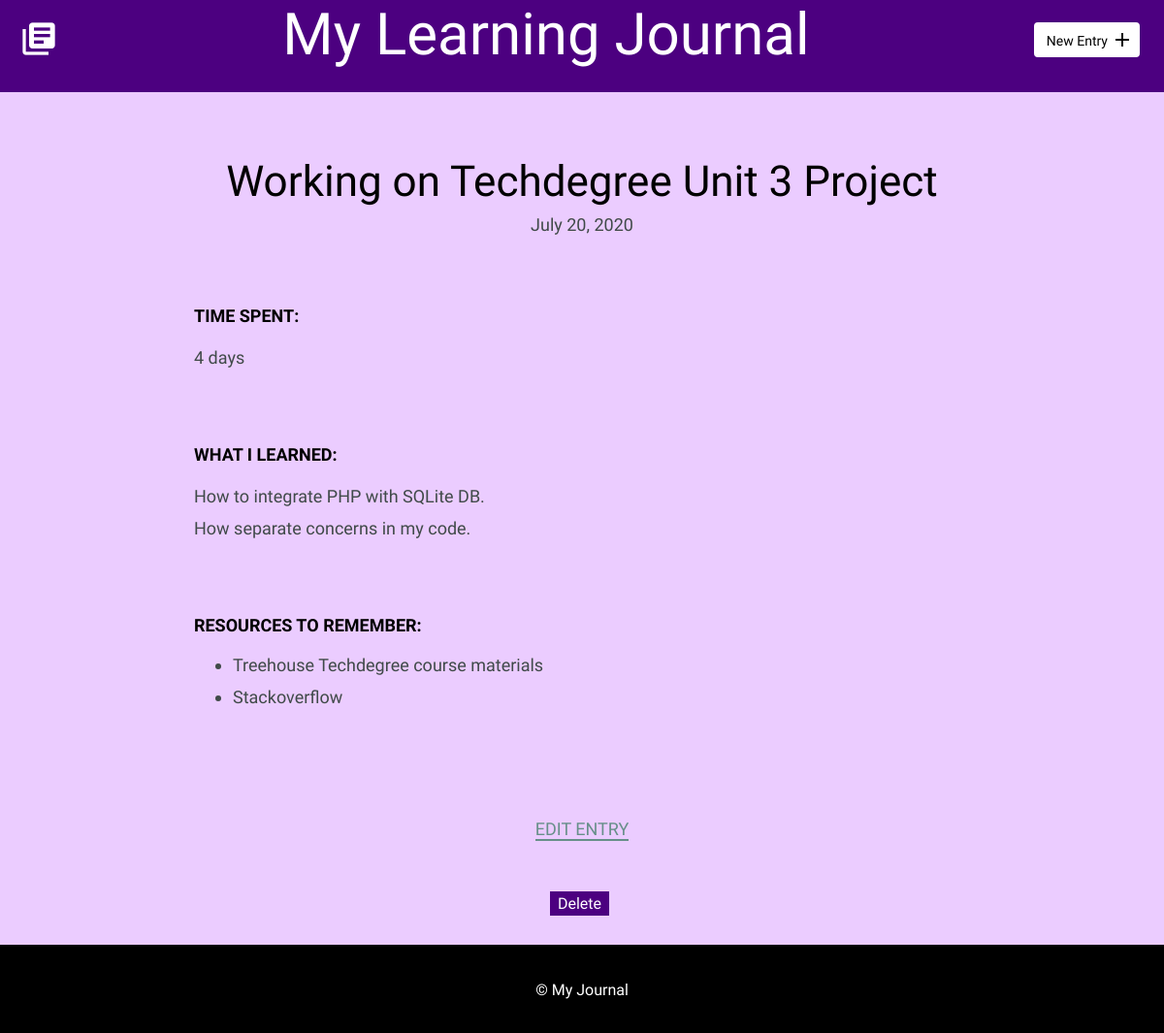
Page /detail.php?id=11 on the committed database.
### tables this page shows
CREATE TABLE "entries" (
	`id`	INTEGER,
	`title`	TEXT,
	`date`	TEXT,
	`time_spent`	INTEGER,
	`learned`	BLOB,
	`resources`	BLOB,
	PRIMARY KEY(`id`)
);

### inc/functions.php (called while the page is built, shortened)
<?php
function get_detail($id) {
    include('connection.php');
    $sql = "SELECT entries.* FROM entries WHERE id = :id";
    try {
        $stmt = $db_connect->prepare($sql);
        $stmt->bindValue(':id', $id, PDO::PARAM_INT);
        $stmt->execute();
    } catch(Exception $e) {
        echo "Error: " . $e->getMessage() . "<br />";
        return false;
    }
    return $stmt->fetch();
}
?>

### detail.php (the view, shortened to what this page needs)
<?php
require 'inc/functions.php';
if(isset($_GET['id'])) {
    list($id, $title, $date, $time, $learned, $resources) = get_detail(filter_input(INPUT_GET, 'id', FILTER_SANITIZE_NUMBER_INT));
}
include('inc/header.php');
?>
        <section>
            <div class="container">
                <div class="entry-list single">
                    <article>
                        <h1><?php echo $title; ?></h1>
                        <time datetime="<? echo $date; ?>"><?php echo date("F d, Y", strtotime($date)); ?></time>
                        <div class="entry">
                            <h3>Time Spent: </h3>
                            <p><?php echo $time; ?></p>
                        </div>
                        <div class="entry">
                            <h3>What I Learned:</h3>
                            <p><?php echo nl2br($learned); ?></p>
                        </div>
                        <div class="entry">
                            <h3>Resources to Remember:</h3>
                            <ul>
                            <?php
                            if(isset($resources)) {
                            $array = explode('.', $resources);
                            foreach($array as $arr) {
                                if(!empty($arr)) {
                                echo "<li>$arr</li>";
                                }
                            }
                        }
                            ?>
                            </ul>
                        </div>
                    </article>
                </div>
            </div>
            <div class="edit">
                <p><a href="edit.php?id=<?php echo $id; ?>">Edit Entry</a></p>
            </div>
            <div class="delete">
                <form method='post' action='detail.php' onsubmit="return confirm('Are you sure you want to delete this task?')">
                <input type='submit' class='button--delete' value='Delete' />
                </form>
            </div>
        </section>
        <?php include("inc/footer.php"); ?>

### css/site.css (style rules this page uses)
body { font-size: 16px; color: #404a49; font-family: 'Cousine', serif; font-weight: 400; background-color: #ebccff; }
.container { margin: 0 auto; padding: 0 25px; }
.button--delete { background: #4c0080; border: 2px solid #4c0080; color: white; }
h1, h2, h3 { margin: 0; font-weight: 400; line-height: 1em; color: #000; }
h1 { font-size: 44px; margin-bottom: 12px; }
h3 { font-size: 18px; font-family: 'Work Sans', serif; font-weight: 600; text-transform: uppercase; }
p { line-height: 1.8em; font-size: 18px; }
p a { border-bottom: 2px solid #678f89; padding: 0; color: #678f89; text-decoration: none; }
ul li { line-height: 1.8em; font-size: 18px; }
.entry-list, .edit-entry, .new-entry { max-width: 800px; margin: 0 auto; padding: 70px 0 150px 0; }
.entry-list article { margin-bottom: 70px; text-align: center; }
.entry-list article:last-child { margin-bottom: 0; }
.entry-list.single { padding-bottom: 70px; }
.entry-list.single time { font-size: 18px; }
.entry { max-width: 800px; margin: 75px auto 0 auto; text-align: left; }
.entry p { margin-bottom: 40px; }
.edit, .delete { padding-bottom: 30px; text-align: center; margin: 0 auto; }
.edit a { font-weight: 400; text-transform: uppercase; font-size: 18px; }
input[type=submit] { margin-right: 5px; }

### rows in the picture
entries: title "Working on Techdegree Unit 3 Project", date "July 20, 2020", time_spent "4 days", learned "How to integrate PHP with SQLite DB. How separate concerns in my code.", resources "Treehouse Techdegree course materials", resources "Stackoverflow"
